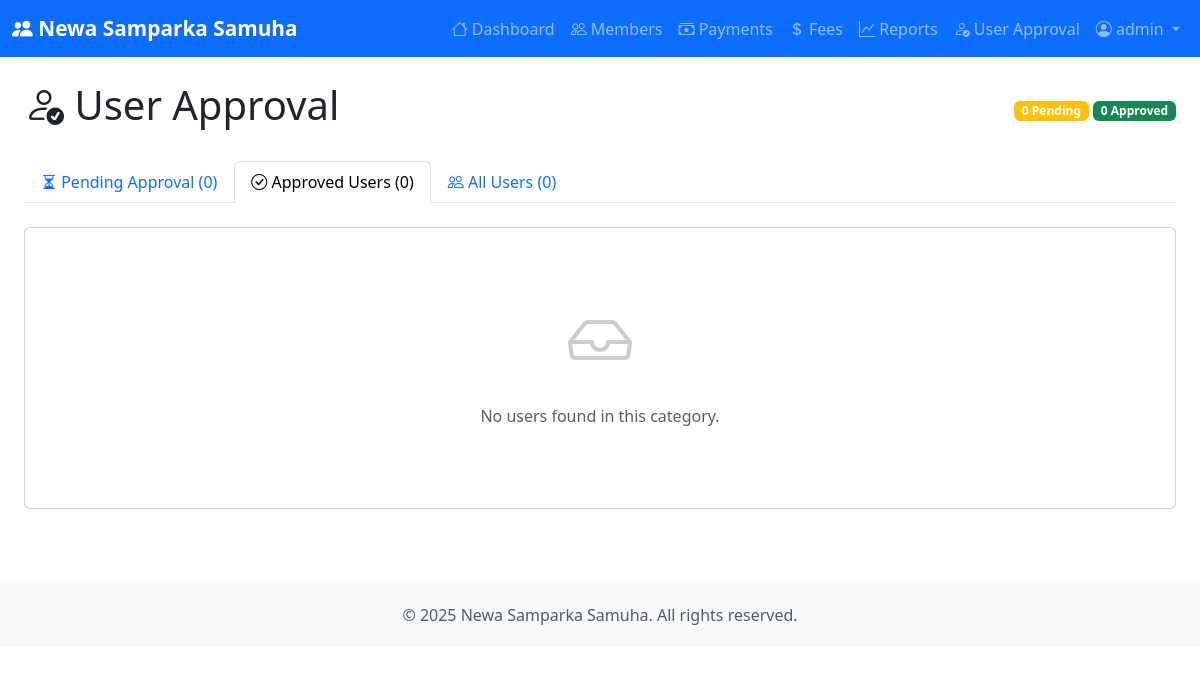
Before: /users/?filter=approved (signed in) with the older database file.
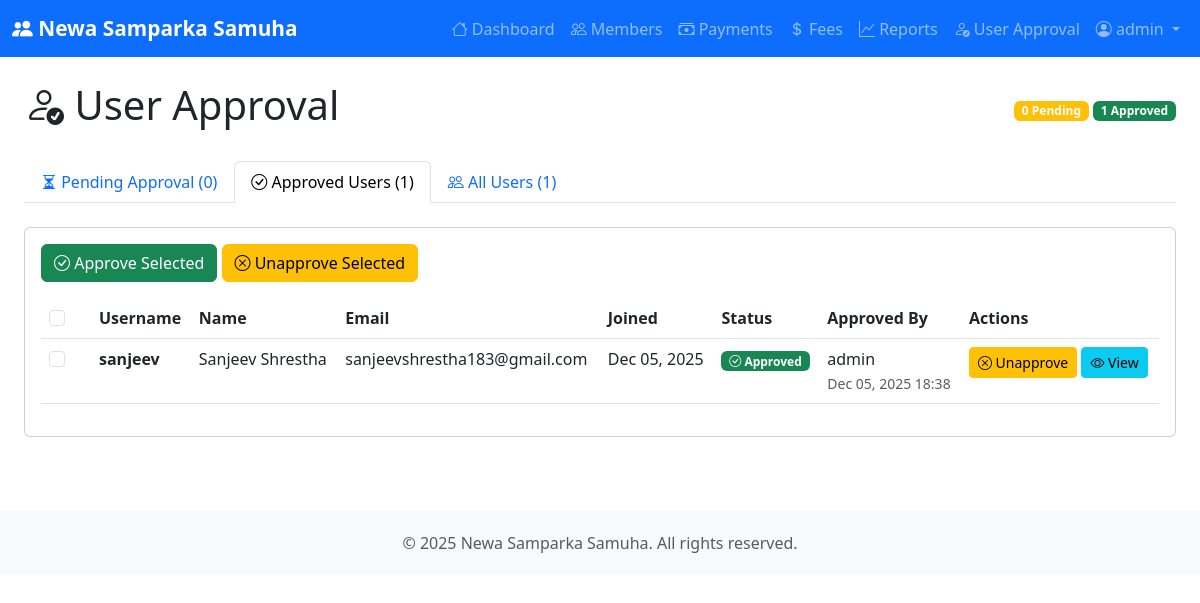
After: the same page with the newer database file.
### membership/models.py (models this page shows, shortened)
class UserProfile(models.Model):
    user = models.OneToOneField(User, on_delete=models.CASCADE, related_name='profile')
    is_approved = models.BooleanField(default=False, verbose_name="Approved")
    approved_by = models.ForeignKey(
        User,
        on_delete=models.SET_NULL,
        null=True,
        blank=True,
        related_name='approved_users',
        verbose_name="Approved By"
    )
    approved_at = models.DateTimeField(null=True, blank=True, verbose_name="Approved At")
    class Meta:
        verbose_name = "User Profile"
        verbose_name_plural = "User Profiles"

### membership/views.py (the view, shortened to what this page needs)
# urls.py: path('users/', views.user_approval_list, name='user_approval_list'),
@login_required
@user_passes_test(is_admin)
def user_approval_list(request):
    filter_type = request.GET.get('filter', 'pending')
    if filter_type == 'pending':
        users = UserProfile.objects.filter(is_approved=False).select_related('user', 'approved_by')
    elif filter_type == 'approved':
        users = UserProfile.objects.filter(is_approved=True).select_related('user', 'approved_by')
    else:  # all
        users = UserProfile.objects.all().select_related('user', 'approved_by')
    users = users.order_by('-user__date_joined')
    pending_count = UserProfile.objects.filter(is_approved=False).count()
    approved_count = UserProfile.objects.filter(is_approved=True).count()
    all_count = UserProfile.objects.count()
    context = {
        'users': users,
        'filter': filter_type,
        'pending_count': pending_count,
        'approved_count': approved_count,
        'all_count': all_count,
    }
    return render(request, 'membership/user_approval_list.html', context)

### membership/views.py (called while the page is built)
def is_admin(user):
    return user.is_superuser or user.is_staff

### membership/templates/membership/user_approval_list.html (shortened to what this page needs)
{% extends 'membership/base.html' %}
{% block content %}
<div class="container-fluid">
    <div class="d-flex justify-content-between align-items-center mb-4">
        <h1><i class="bi bi-person-check"></i> User Approval</h1>
        <div>
            <span class="badge bg-warning">{{ pending_count }} Pending</span>
            <span class="badge bg-success">{{ approved_count }} Approved</span>
        </div>
    </div>
    <ul class="nav nav-tabs mb-4">
        <li class="nav-item">
            <a class="nav-link {% if filter == 'pending' %}active{% endif %}" href="?filter=pending">
                <i class="bi bi-hourglass-split"></i> Pending Approval ({{ pending_count }})
            </a>
        </li>
        <li class="nav-item">
            <a class="nav-link {% if filter == 'approved' %}active{% endif %}" href="?filter=approved">
                <i class="bi bi-check-circle"></i> Approved Users ({{ approved_count }})
            </a>
        </li>
        <li class="nav-item">
            <a class="nav-link {% if filter == 'all' %}active{% endif %}" href="?filter=all">
                <i class="bi bi-people"></i> All Users ({{ all_count }})
            </a>
        </li>
    </ul>
    <div class="card">
        <div class="card-body">
            {% if users %}
            <form method="post" id="bulkApprovalForm">
                <div class="mb-3">
                    <button type="submit" name="action" value="bulk_approve" class="btn btn-success" onclick="return confirm('Approve selected users?')">
                        <i class="bi bi-check-circle"></i> Approve Selected
                    </button>
                    <button type="submit" name="action" value="bulk_unapprove" class="btn btn-warning" onclick="return confirm('Unapprove selected users?')">
                        <i class="bi bi-x-circle"></i> Unapprove Selected
                    </button>
                </div>
                <div class="table-responsive">
                    <table class="table table-hover">
                        <thead>
                            <tr>
                                <th width="50">
                                    <input type="checkbox" id="selectAll" class="form-check-input">
                                </th>
                                <th>Username</th>
                                <th>Name</th>
                                <th>Email</th>
                                <th>Joined</th>
                                <th>Status</th>
                                <th>Approved By</th>
                                <th>Actions</th>
                            </tr>
                        </thead>
                        <tbody>
                            {% for user_profile in users %}
                            <tr>
                                <td>
                                    <input type="checkbox" name="user_ids" value="{{ user_profile.id }}" class="form-check-input user-checkbox">
                                </td>
                                <td>
                                    <strong>{{ user_profile.user.username }}</strong>
                                </td>
                                <td>{{ user_profile.user.first_name }} {{ user_profile.user.last_name }}</td>
                                <td>{{ user_profile.user.email }}</td>
                                <td>{{ user_profile.user.date_joined|date:"M d, Y" }}</td>
                                <td>
                                    {% if user_profile.is_approved %}
                                        <span class="badge bg-success">
                                            <i class="bi bi-check-circle"></i> Approved
                                        </span>
                                    {% else %}
                                        <span class="badge bg-warning">
                                            <i class="bi bi-hourglass-split"></i> Pending
                                        </span>
                                    {% endif %}
                                </td>
                                <td>
                                    {% if user_profile.approved_by %}
                                        {{ user_profile.approved_by.username }}
                                        <br><small class="text-muted">{{ user_profile.approved_at|date:"M d, Y H:i" }}</small>
                                    {% else %}
                                        <span class="text-muted">-</span>
                                    {% endif %}
                                </td>
                                <td class="text-nowrap">
                                    {% if user_profile.is_approved %}
                                        <a href="{% url 'membership:user_unapprove' user_profile.id %}"
                                           class="btn btn-sm btn-warning"
                                           onclick="return confirm('Unapprove {{ user_profile.user.username }}?')">
                                            <i class="bi bi-x-circle"></i> Unapprove
                                        </a>
                                    {% else %}
                                        <a href="{% url 'membership:user_approve' user_profile.id %}"
                                           class="btn btn-sm btn-success"
                                           onclick="return confirm('Approve {{ user_profile.user.username }}?')">
                                            <i class="bi bi-check-circle"></i> Approve
                                        </a>
                                    {% endif %}
                                    <a href="{% url 'membership:user_detail' user_profile.id %}"
                                       class="btn btn-sm btn-info">
                                        <i class="bi bi-eye"></i> View
                                    </a>
                                </td>
                            </tr>
                            {% endfor %}
                        </tbody>
                    </table>
                </div>
            </form>
            {% else %}
            <div class="text-center py-5">
                <i class="bi bi-inbox" style="font-size: 4rem; color: #ccc;"></i>
                <p class="text-muted mt-3">No users found in this category.</p>
            </div>
            {% endif %}
        </div>
    </div>
</div>
{% endblock %}

### membership/templates/membership/base.html (shortened to what this page needs)
<!DOCTYPE html>
<html lang="en">
<head>
    <link href="https://cdn.jsdelivr.net/npm/bootstrap@5.3.0/dist/css/bootstrap.min.css" rel="stylesheet">
    <link rel="stylesheet" href="https://cdn.jsdelivr.net/npm/bootstrap-icons@1.11.0/font/bootstrap-icons.css">
</head>
<body>
    <nav class="navbar navbar-expand-lg navbar-dark bg-primary no-print">
        <div class="container-fluid">
            <a class="navbar-brand" href="{% url 'membership:home' %}">
                <i class="bi bi-people-fill"></i> Newa Samparka Samuha
            </a>
            <div class="collapse navbar-collapse" id="navbarNav">
                <ul class="navbar-nav ms-auto">
                    {% if user.is_authenticated %}
                    <li class="nav-item">
                        <a class="nav-link" href="{% url 'membership:home' %}">
                            <i class="bi bi-house"></i> Dashboard
                        </a>
                    </li>
                    <li class="nav-item">
                        <a class="nav-link" href="{% url 'membership:member_list' %}">
                            <i class="bi bi-people"></i> Members
                        </a>
                    </li>
                    <li class="nav-item">
                        <a class="nav-link" href="{% url 'membership:payment_list' %}">
                            <i class="bi bi-cash-stack"></i> Payments
                        </a>
                    </li>
                    <li class="nav-item">
                        <a class="nav-link" href="{% url 'membership:fee_list' %}">
                            <i class="bi bi-currency-dollar"></i> Fees
                        </a>
                    </li>
                    <li class="nav-item">
                        <a class="nav-link" href="{% url 'membership:revenue_report' %}">
                            <i class="bi bi-graph-up"></i> Reports
                        </a>
                    </li>
                    {% if user.is_superuser or user.is_staff %}
                    <li class="nav-item">
                        <a class="nav-link" href="{% url 'membership:user_approval_list' %}">
                            <i class="bi bi-person-check"></i> User Approval
                        </a>
                    </li>
                    {% endif %}
                    <li class="nav-item dropdown">
                        <a class="nav-link dropdown-toggle" href="#" id="userDropdown" role="button"
                           data-bs-toggle="dropdown" aria-expanded="false">
                            <i class="bi bi-person-circle"></i> {{ user.first_name|default:user.username }}
                        </a>
                    </li>
                    {% endif %}
                </ul>
            </div>
        </div>
    </nav>
    <main class="container-fluid py-4">
        {% block content %}{% endblock %}
    </main>
    <footer class="text-center no-print">
        <div class="container">
            <p class="text-muted mb-0">
                &copy; 2025 Newa Samparka Samuha. All rights reserved.
            </p>
        </div>
    </footer>
</body>
</html>

### membership/templates/membership/base.html (style rules this page uses)
.navbar-brand { font-weight: bold; font-size: 1.3rem; }
footer { margin-top: 50px; padding: 20px 0; background-color: #f8f9fa; }

Changed rows visible on the page:
added UserProfile: user.username "sanjeev", user.first_name "Sanjeev", user.last_name "Shrestha", user.email "sanjeevshrestha183@gmail.com", user.date_joined "Dec 05, 2025", is_approved True (drawn), approved_by.username "admin", approved_at "Dec 05, 2025 18:38"
Other visible differences:
{{ approved_count }}: "0" → "1"
{{ all_count }}: "0" → "1"
form field value: (not shown) → "☐"
text no longer shown: "No users found in this category."
text now shown: "Approve Selected Unapprove Selected Username Name Email Joined Status Approved By Actions"
